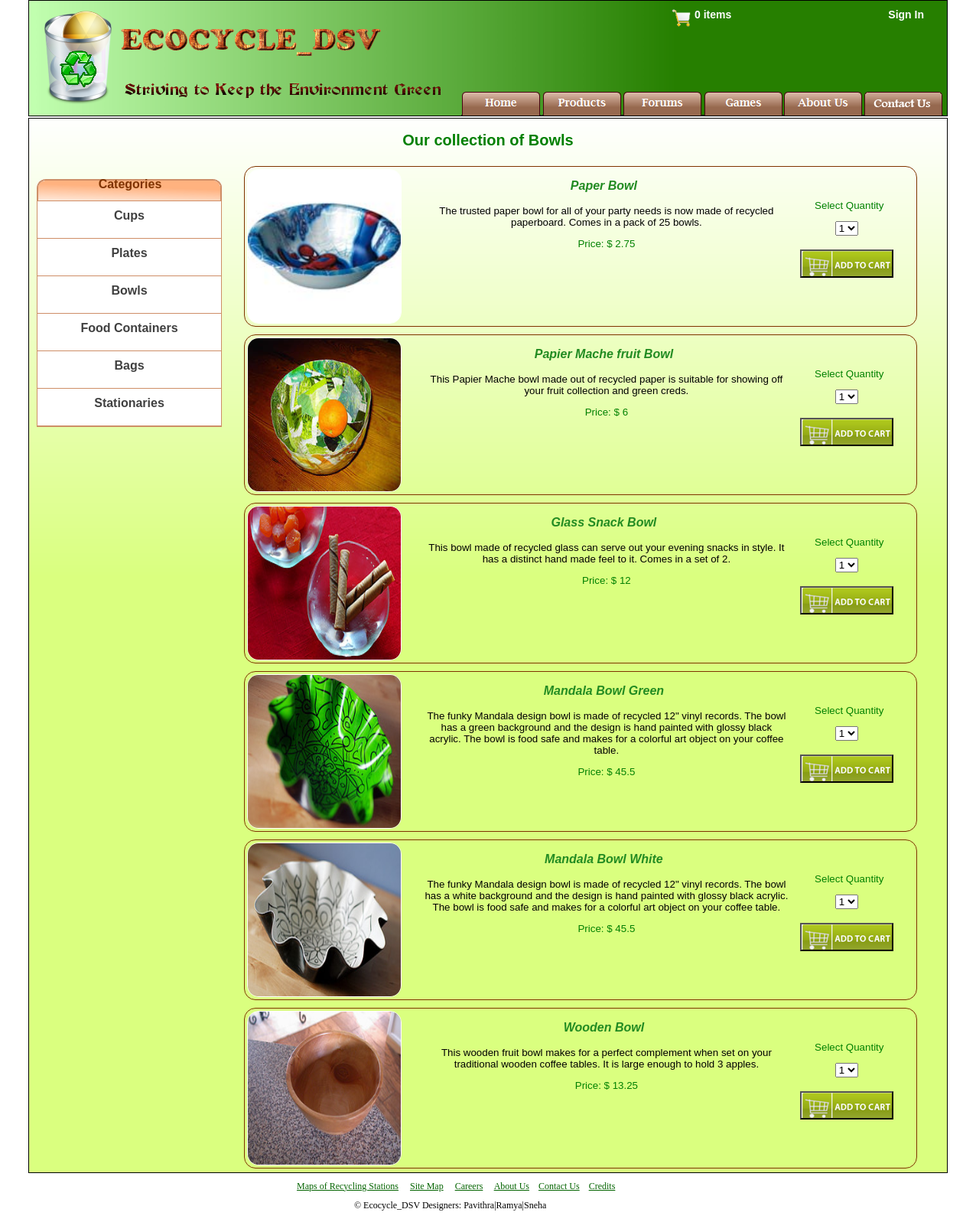
/php/productdetails.php?category_id=3, run on the app's committed database.
### tables this page shows
create table category(
 id integer not null primary key auto_increment,
 name varchar(255) not null unique key);

create table product(
 id integer not null primary key auto_increment,
 name varchar(255) not null,
 description varchar(1024) not null,
 category_id integer not null,
 imagepath varchar(255) not null,
 itemprice float not null,
 foreign key (category_id) references category(id)
);

### php/productdetails.php (the view, shortened to what this page needs)
<?php
	if (isset($_REQUEST['category_id'])) {
		$category_id = mysql_real_escape_string($_REQUEST['category_id']);
	}
?>
<!DOCTYPE html PUBLIC "-//W3C//DTD XHTML 1.0 Transitional//EN" "http://www.w3.org/TR/xhtml1/DTD/xhtml1-transitional.dtd">
<html xmlns="http://www.w3.org/1999/xhtml">
	<head>
		<link rel="stylesheet" type="text/css" href="css/style.css" />
		<link rel="stylesheet" type="text/css" href="css/header.css"/>
	</head>
	<body class ='body'>
	<?php include("header.php");
	?>
	<div id="products">
		<div id='cattitle'>
			<?php
				$result = mysql_query("select name from category where id = " . $category_id);
				if ($row = mysql_fetch_array($result)) {
					$catname = $row['name'];
					echo "<h2>Our collection of " . $catname . "</h2>";
				}
				else
				{
					echo "<h4>Invalid category selected !</h4>";
				}
			?>
		</div>
		<div id='container'>
			<div id ='left'>
				<div id="categories">
					<span>Categories</span>
				</div>
				<ul class='pstyle'>
					<li><a href='productdetails.php?category_id=1'>Cups</a></li>
					<li><a href='productdetails.php?category_id=2'>Plates</a></li>
					<li><a href='productdetails.php?category_id=3'>Bowls</a></li>
					<li><a href='productdetails.php?category_id=4'>Food Containers</a></li>
					<li><a href='productdetails.php?category_id=5'>Bags</a></li>
					<li><a href='productdetails.php?category_id=6'>Stationaries</a></li>
				</ul>
			</div>
			<div id='right'>
			<?php
  			$result = mysql_query("SELECT * FROM product WHERE category_id=" . $category_id);
  			while($row = mysql_fetch_array($result))
  			{
  			?>
	 		 <div class='proddetails'>
					<a href="#"><img src="<?php echo $row['imagepath']; ?>" alt="img1" width='200' height='200'/></a>
					<div class='prodtext'>
					<h3><?php echo $row['name']; ?></h3>
					<p> <?php echo $row['description']; ?></p>
					<p class='price'>Price: $ <?php echo $row['itemprice']; ?> </p>
					</div>
					<div class='formdiv'>
						<p>Select Quantity</p>
						<form action="productDetails.php?category_id=<?php echo $category_id; ?>" method="post">
							<select name="quantity">
								<option value='1'>1</option>
							</select><br/><br/>
							<input type="submit" value=""/>
						</form>
					</div>
				</div>
			<?php }
			?>
			</div>
		</div>
	</div>
	<?php include("footer.php");
	?>
</body>
</html>

### css/style.css (style rules this page uses)
.body { margin:0; padding:0; }
#products { margin:0 auto; margin-top:2px; width:1200px; border:solid 1px #000; background:url("../images/bgquiz.png"); background-repeat:repeat-x; background-color:#DAFF7F; overflow:hidden; font-family:"lucida grande",Verdana, Arial, Helvetica, sans-serif; }
#categories { height:30px; background:url("../images/products_heading2.png"); background-repeat:no-repeat; width:244px; text-align:center; vertical-align:bottom; font-weight:bold; color:#7F3300; }
div#container { position:relative; border:1px; margin-right:auto; margin-left:auto; }
div#left { width:20%; float:left; margin:30px 20px 0px 10px; font-size:1em; border-width: 0px; border-style: solid; border-color: green; }
div#right { top:0; right:0; width:77%; padding-top: 10px; float:right; }
#left ul { padding:0; display:block; margin:0; width:100%; border:solid 1px #CE8E67; list-style-type:none; text-align:center; }
#left li { background-color:#FFFFFF; border-bottom:solid 1px #CE8E67; cursor:pointer; height:38px; display:block; padding-top:10px; }
#left a { color :#404040; text-decoration:none; font-weight:bold; display:block; width:100%; padding:0; }
div#cattitle h2 { font-size:15pt; color:green; }
div#cattitle { border-bottom: 0px; margin: 0 auto; height:30px; text-align:center; }
div.proddetails { margin: 5px; border: 1px solid #7F3300; border-radius:15px; height: auto; width: 95%; float: left; text-align: center; }
div.proddetails img { display: inline; float:left; left:0; margin: 3px; border-radius:15px; border: 1px solid #ffffff; }
div.prodtext { float:left; width:55%; padding-left:20px; }
div.prodtext h3 { font-size:12pt; color:#228B22; padding-top:0px; text-align:center; font-style:italic; }
div.prodtext p { font-size:10pt; color:#000000; }
div.prodtext p.price { color:green; }
div.formdiv p { color:green; font-size:10pt; }
div.formdiv { padding:30px 30px 0px 0px; float:right; }
div.formdiv option { width:30px; height:20px; font-size:12pt; }
div.formdiv input { width:122px; height:37px; font-size:12pt; background:url("../images/addtocart-green1.png"); background-repeat:no-repeat; }
p { font-size:10pt; padding-left:7px; }
p { font-size:12pt; padding-left:7px; }

### data on the page
category: name "Bowls"
product: imagepath (picture), name "Paper Bowl", description "The trusted paper bowl for all of your party needs is now made of recycled paperboard. Comes in a pack of 25 bowls.", itemprice "2.75"
product: imagepath (picture), name "Papier Mache fruit Bowl", description "This Papier Mache bowl made out of recycled paper is suitable for showing off your fruit collection and green creds.", itemprice "6"
product: imagepath (picture), name "Glass Snack Bowl", description "This bowl made of recycled glass can serve out your evening snacks in style. It has a distinct hand made feel to it. Comes in a set of 2.", itemprice "12"
product: imagepath (picture), name "Mandala Bowl Green", description "The funky Mandala design bowl is made of recycled 12\" vinyl records. The bowl has a green background and the design is hand painted with glossy black acrylic. The bowl is food safe and makes for a colorful art object on your coffee table.", itemprice "45.5"
product: imagepath (picture), name "Mandala Bowl White", description "The funky Mandala design bowl is made of recycled 12\" vinyl records. The bowl has a white background and the design is hand painted with glossy black acrylic. The bowl is food safe and makes for a colorful art object on your coffee table.", itemprice "45.5"
product: imagepath (picture), name "Wooden Bowl", description "This wooden fruit bowl makes for a perfect complement when set on your traditional wooden coffee tables. It is large enough to hold 3 apples.", itemprice "13.25"

### other printed values
$itemCount "0"
